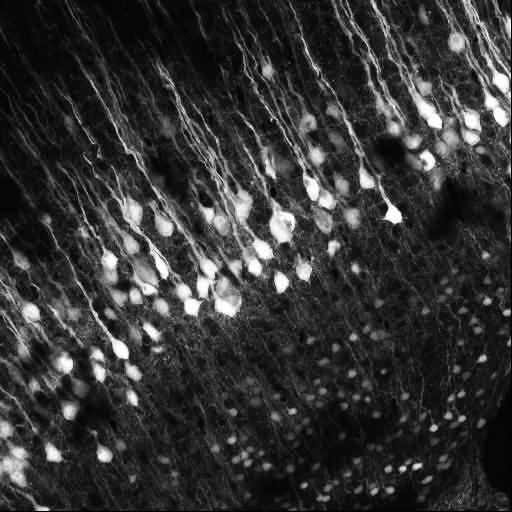
#> input picture data/cells.png, 512 x 512 px
$ jupyter execute sobel.ipynb
#> lines starting #> are read from the running program, lines starting #| are printed output that depends on the picture
# [Lab Session 1](sobel.ipynb)

[cell 1]
import numpy as np
import matplotlib.pyplot as plt

**[Task 2.1.]()** Load and show the image:

[cell 2]
img = plt.imread('data/cells.png')
#> img is the input picture: shape (512, 512) float32; min 0, max 1, mean 0.206
plt.figure()
plt.imshow(img)
plt.colorbar()
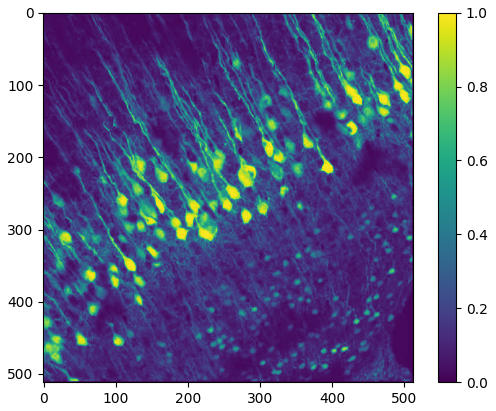
#> figure drawn by matplotlib, 2 panels

**[Task 2.2.]()** Implement the two functions `sobel_h` and `sobel_v` for horizontal and vertical $3 \times 3$ Sobel filtering, respectively:

[cell 3]
def sobel_h(img_in):
    img_in = img_in.astype(float)
    img_out = img_in.copy()
    dis = 1
    for p in np.ndindex(img_in.shape): #für alle einzelnen Pixel -> Rand beachten!
        if p[0] >= dis and p[0] < (img_in.shape[0]-dis) and p[1] >= dis and p[1] < (img_in.shape[1]-dis): #für alle Zellen die NICHT am Rand sind - Rand ist jeweils size/2-0,5
            listp = list(p)
            row = listp[0]
            column = listp[1]
            value = (1/8)*(img_in[row-1, column-1]-img_in[row-1, column+1]+2*img_in[row, column-1]-2*img_in[row, column+1]+img_in[row+1, column-1]-img_in[row+1, column+1])
            img_out[p] = value
#> this loop made 262144 passes
#> value on passes 514 to 525: -0.00441, -0.00098, 0.00147, -0.00245, -0.0098, -0.0137, 0.00588, 0.0118, 0.00196, 0.00196, 0, 0
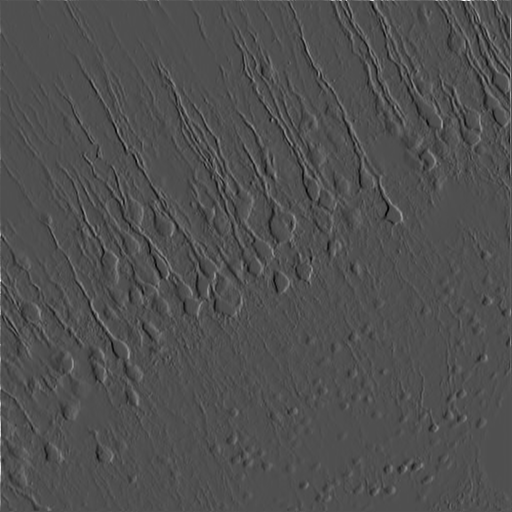
#> img_out: shape (512, 512) float64; min -0.411, max 0.902, mean 0.000704; drawn with min black and max white
    return img_out

def sobel_v(img_in):
    img_in = img_in.astype(float)
    img_out = img_in.copy()
    dis = 1
    for p in np.ndindex(img_in.shape): #für alle einzelnen Pixel -> Rand beachten!
        if p[0] >= dis and p[0] < (img_in.shape[0]-dis) and p[1] >= dis and p[1] < (img_in.shape[1]-dis): #für alle Zellen die NICHT am Rand sind - Rand ist jeweils size/2-0,5
            listp = list(p)
            row = listp[0]
            column = listp[1]
            value = (1/8)*(img_in[row-1, column-1]+2*img_in[row-1, column]+img_in[row-1, column+1]-(img_in[row+1, column-1]+2*img_in[row+1, column]+img_in[row+1, column+1]))
            img_out[p] = value
#> this loop made 262144 passes
#> value on passes 514 to 525: -0.00245, -0.00196, -0.00147, -0.00049, 0.00098, 0.00392, 0.0049, 0.00196, 0, 0, 0, 0
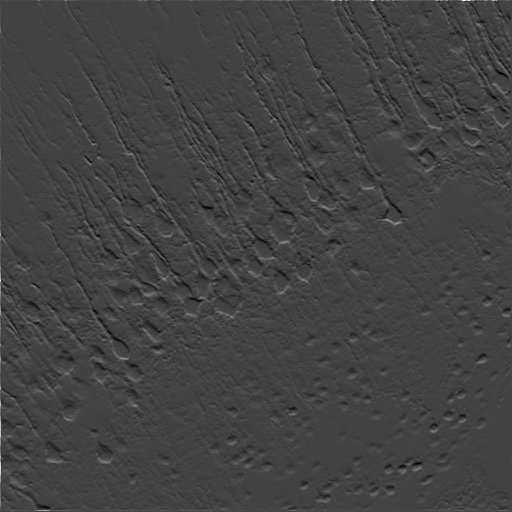
#> img_out: shape (512, 512) float64; min -0.321, max 0.902, mean 0.000713; drawn with min black and max white
    return img_out

[cell 4]
def sobel(image):
    image = np.asarray(image, dtype=float)

    # Horizontale Ableitung
    Gx = (
        -image[:-2, :-2] + image[:-2, 2:]
        - 2*image[1:-1, :-2] + 2*image[1:-1, 2:]
        - image[2:, :-2] + image[2:, 2:]
    )
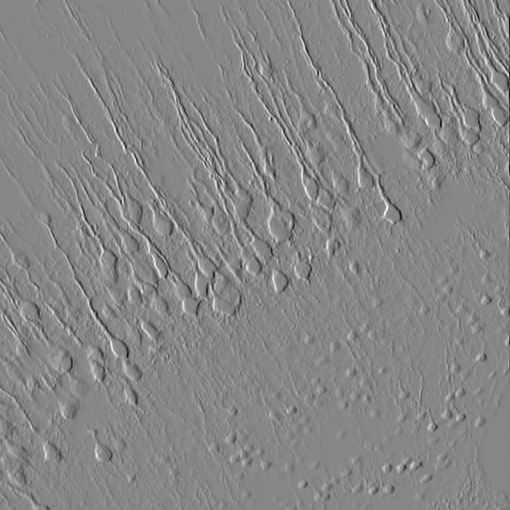
#> Gx: shape (510, 510) float64; min -3.68, max 3.29, mean -0.000808; drawn with min black and max white

    # Vertikale Ableitung
    Gy = (
        -image[:-2, :-2] - 2*image[:-2, 1:-1] - image[:-2, 2:]
        + image[2:, :-2] + 2*image[2:, 1:-1] + image[2:, 2:]
    )
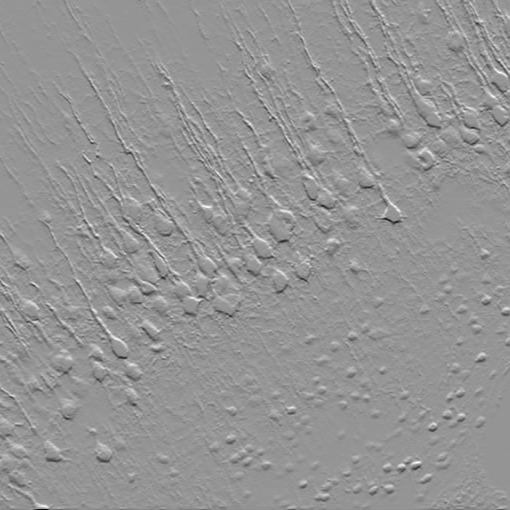
#> Gy: shape (510, 510) float64; min -3.6, max 2.56, mean -0.000875; drawn with min black and max white

    # Gradient berechnen
    G = np.sqrt(Gx**2 + Gy**2)
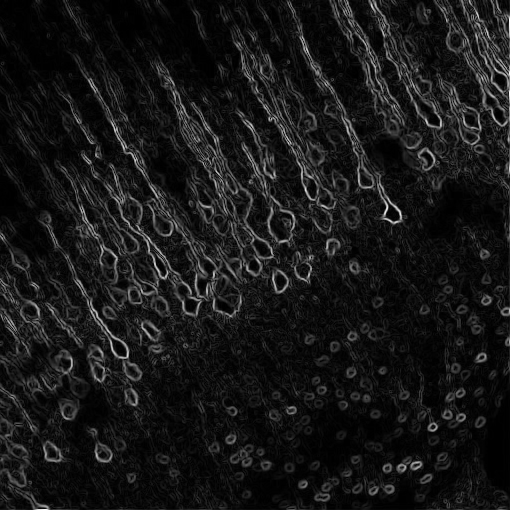
#> G: shape (510, 510) float64; min 0, max 3.68, mean 0.34; drawn with min black and max white

    return G

**[Task 2.3.]()** Test your implementations from above:

[cell 5]
img_out = sobel_h(img)
plt.figure()
plt.imshow(img_out, "gray")
plt.colorbar()

img_out = sobel_v(img)
plt.figure()
plt.imshow(img_out)
plt.colorbar()

G = sobel(img)
plt.figure()
plt.imshow(G)
plt.colorbar()
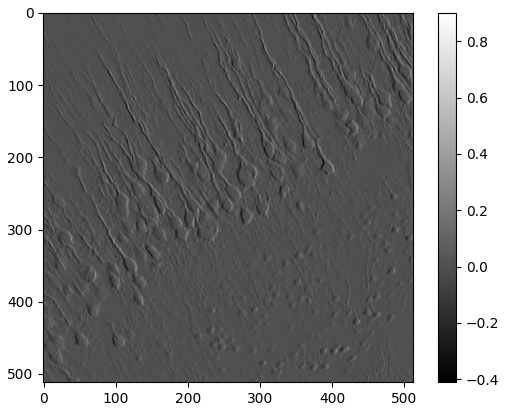
#> figure drawn by matplotlib, 2 panels
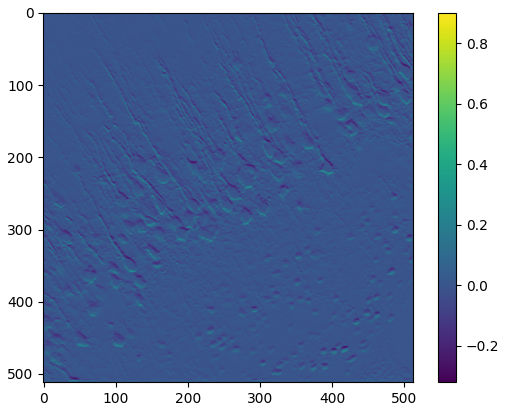
#> figure drawn by matplotlib, 2 panels
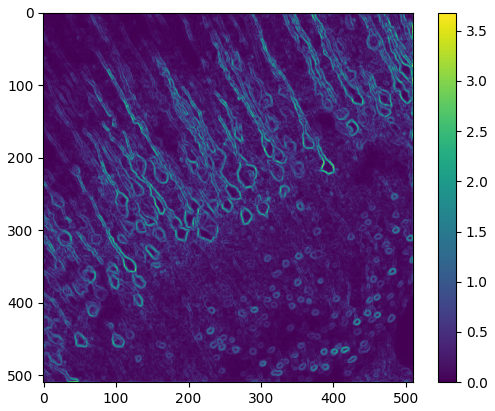
#> figure drawn by matplotlib, 2 panels

$ run again, with data/brain_mri.png copied over data/cells.png
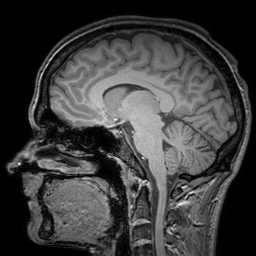
#> input picture data/brain_mri.png, 256 x 256 px
#> img is the input picture: shape (256, 256) float32; min 0, max 1, mean 0.239
#> after the loop in sobel_h, `for p in np.ndindex(img_in.shape):`:
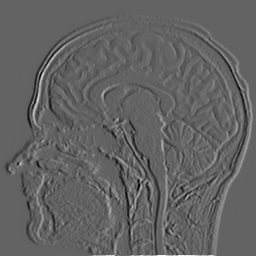
#> img_out: shape (256, 256) float64; min -0.281, max 0.443, mean 0.000439; drawn with min black and max white
#> `[cell 5] img_out = sobel_h(img) plt.figure() plt.imshow(img_out, "gray..`:
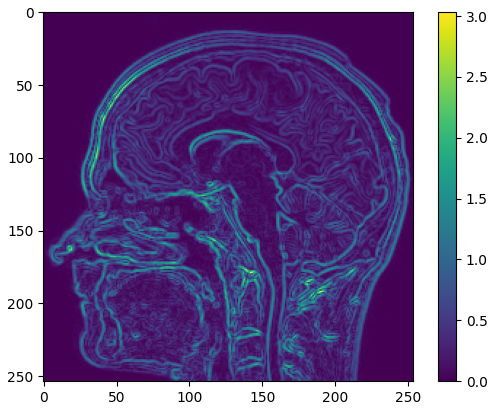
#> figure drawn by matplotlib, 2 panels
